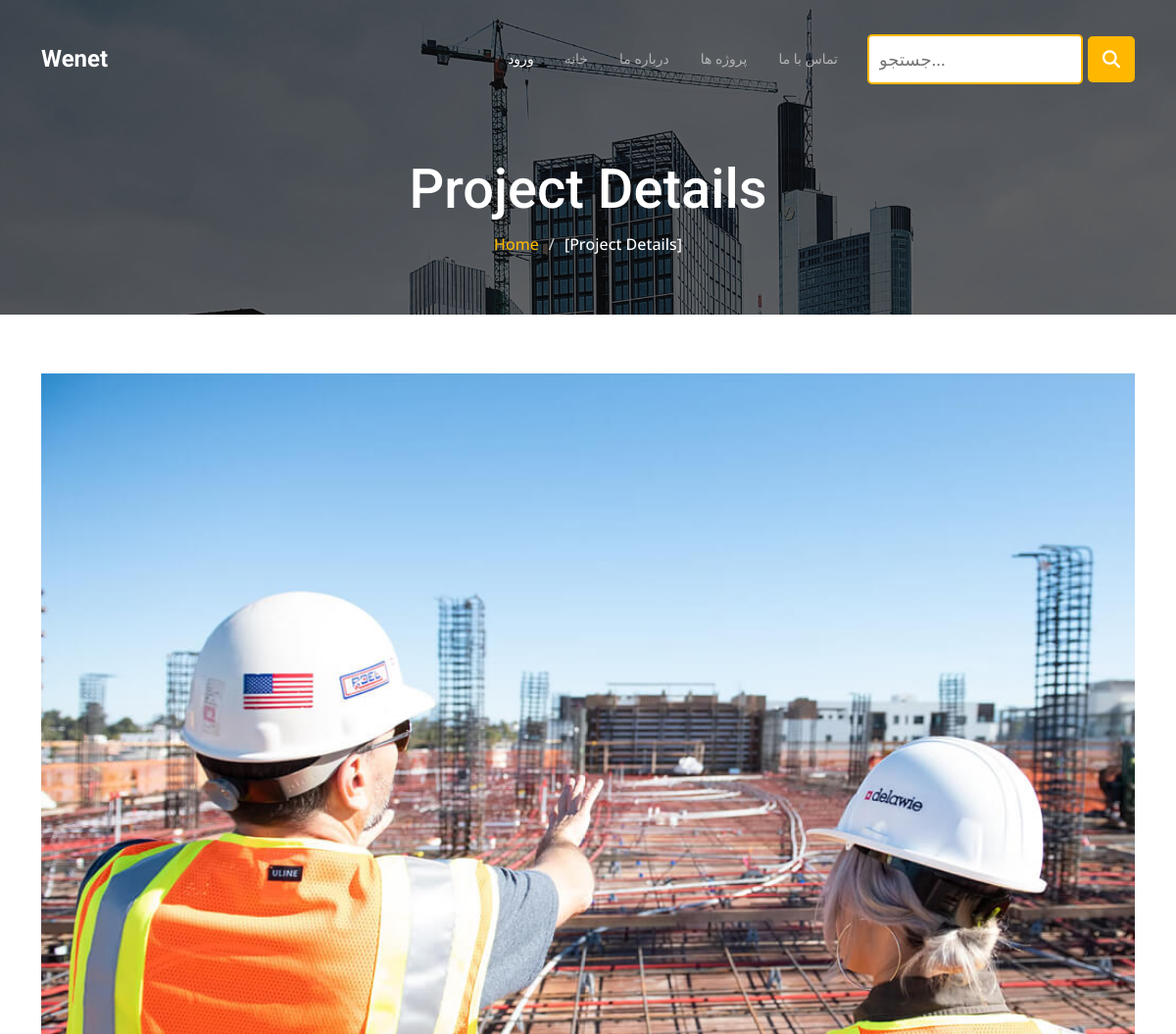
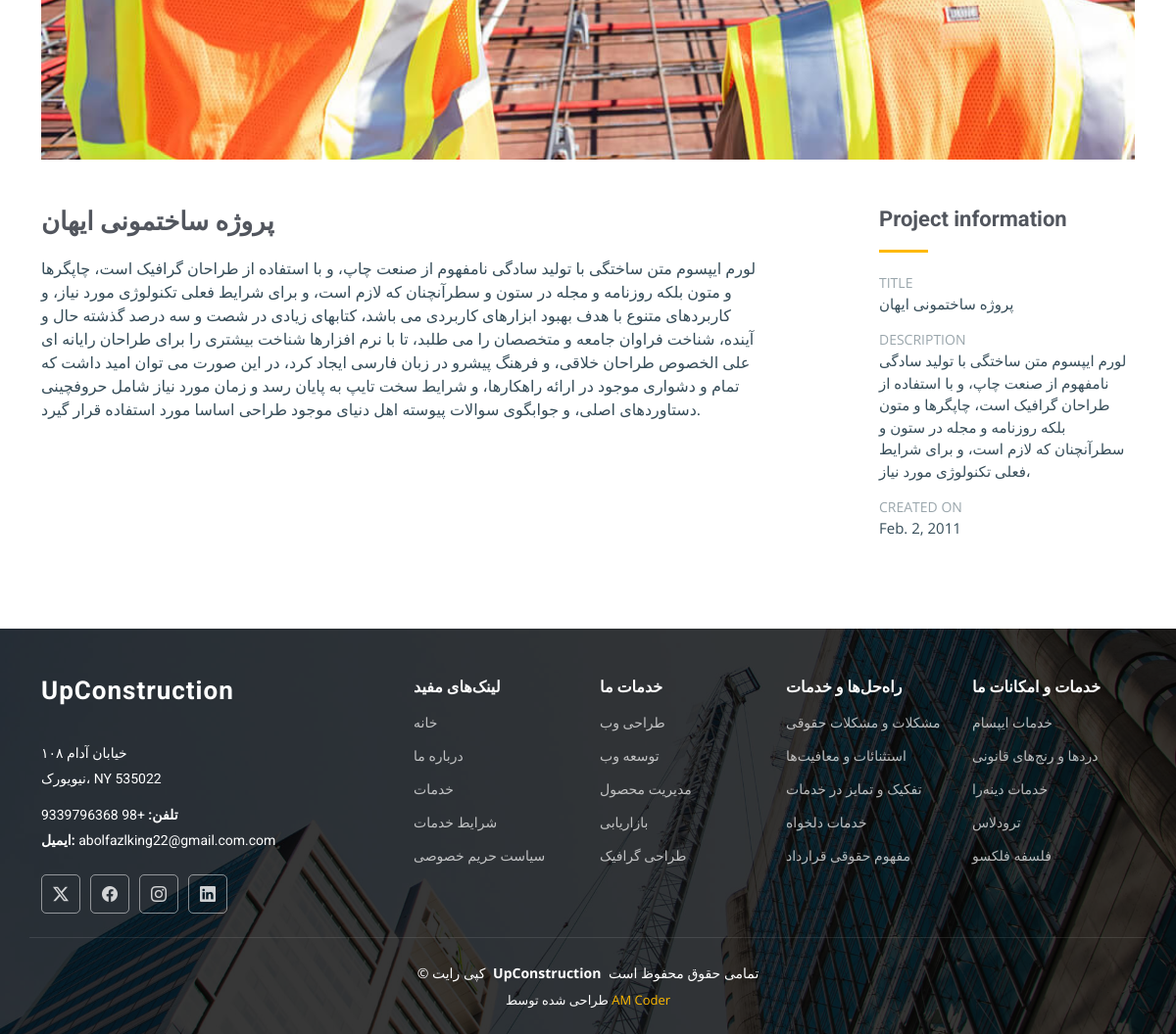
/project/1/, run on the app's committed database (2 pictures, top to bottom).
### project/models.py (models this page shows, shortened)
class Project(models.Model):
    CATEGORY_CHOICES = [
        ('remodeling', 'Remodeling'),
        ('construction', 'Construction'),
        ('repairs', 'Repairs'),
        ('design', 'Design'),
    ]
    title = models.CharField(max_length=255,null=True)
    description = models.TextField(null=True)
    image = models.ImageField(upload_to='projects/',null=True)
    created_at = models.DateField(null=True)
    category = models.CharField(max_length=20, choices=CATEGORY_CHOICES, null=True)

### project/views.py (the view)
# urls.py: path('project/<int:pk>/', ProjectDetailView.as_view(), name='project_detail'),
class ProjectDetailView(DetailView):
    model = Project
    template_name = 'project/project_detail.html'
    context_object_name = 'project'

### project/templates/project/project_detail.html (shortened to what this page needs)
{% extends '_base.html' %}
{% load static %}
{% block content %}
  <main class="main">
    <div class="page-title dark-background" style="background-image: url(assets/img/page-title-bg.jpg);">
      <div class="container position-relative">
        <h1>Project Details</h1>
        <nav class="breadcrumbs">
          <ol>
            <li><a href="{% url 'home' %}">Home</a></li>
            <li class="current">[Project Details]</li>
          </ol>
        </nav>
      </div>
    </div>
    <section id="project-details" class="project-details section">
      <div class="container" data-aos="fade-up">
        <div class="portfolio-details-slider swiper init-swiper">
          <div class="swiper-wrapper align-items-center">
            <div class="swiper-slide">
              <img src="{{ project.image.url }}" alt="{{ project.title }}">
            </div>
          </div>
        </div>
        <div class="row justify-content-between gy-4 mt-4">
          <div class="col-lg-8" data-aos="fade-up">
            <div class="portfolio-description">
              <h2>{{ project.title }}</h2>
              <p>{{ project.description }}</p>
            </div>
          </div>
          <div class="col-lg-3" data-aos="fade-up" data-aos-delay="100">
            <div class="portfolio-info">
              <h3>Project information</h3>
              <ul>
                <li><strong>Title</strong> {{ project.title }}</li>
                <li><strong>Description</strong> {{ project.description|slice:":200" }}</li>
                <li><strong>Created on</strong> {{ project.created_at }}</li>
              </ul>
            </div>
          </div>
        </div>
      </div>
    </section>
  </main>
{% endblock %}

### static/assets/css/main.css (style rules this page uses)
:root { --default-font: "Open Sans", system-ui, -apple-system, "Segoe UI", Roboto, "Helvetica Neue", Arial, "Noto Sans", "Liberation Sans", sans-serif, "Apple Color Emoji", "Segoe UI Emoji", "Segoe UI Symbol", "Noto Color Emoji"; --heading-font: "Roboto", sans-serif; --nav-font: "Poppins", sans-serif; }
:root { --background-color: #ffffff; --default-color: #364d59; --heading-color: #52565e; --accent-color: #feb900; --surface-color: #ffffff; --contrast-color: #ffffff; }
:root { --nav-color: rgba(255, 255, 255, 0.55); --nav-hover-color: #ffffff; --nav-mobile-background-color: #ffffff; --nav-dropdown-background-color: #ffffff; --nav-dropdown-color: #212529; --nav-dropdown-hover-color: #feb900; }
.dark-background { --background-color: #060606; --default-color: #ffffff; --heading-color: #ffffff; --surface-color: #252525; --contrast-color: #ffffff; }
:root { scroll-behavior: smooth; }
body { color: var(--default-color); background-color: var(--background-color); font-family: var(--default-font); }
a { color: var(--accent-color); text-decoration: none; transition: 0.3s; }
h1, h2, h3, h4, h5, h6 { color: var(--heading-color); font-family: var(--heading-font); }
.page-title { color: var(--default-color); background-color: var(--background-color); background-size: cover; background-position: center; background-repeat: no-repeat; padding: 160px 0 60px 0; text-align: center; position: relative; }
.page-title:before { content: ""; background-color: color-mix(in srgb, var(--background-color), transparent 40%); position: absolute; inset: 0; }
.page-title h1 { font-size: 56px; font-weight: 500; margin-bottom: 10px; }
.page-title .breadcrumbs ol { display: flex; flex-wrap: wrap; list-style: none; justify-content: center; padding: 0; margin: 0; font-size: 16px; font-weight: 500; }
.page-title .breadcrumbs ol li+li { padding-left: 10px; }
.page-title .breadcrumbs ol li+li::before { content: "/"; display: inline-block; padding-right: 10px; color: color-mix(in srgb, var(--default-color), transparent 20%); }
section, .section { color: var(--default-color); background-color: var(--background-color); padding: 60px 0; scroll-margin-top: 92px; overflow: clip; }
.project-details .portfolio-details-slider img { width: 100%; }
.project-details .swiper-wrapper { height: auto; }
.project-details .portfolio-info h3 { font-size: 22px; font-weight: 700; margin-bottom: 20px; padding-bottom: 20px; position: relative; }
.project-details .portfolio-info h3:after { content: ""; position: absolute; display: block; width: 50px; height: 3px; background: var(--accent-color); left: 0; bottom: 0; }
.project-details .portfolio-info ul { list-style: none; padding: 0; font-size: 15px; }
.project-details .portfolio-info ul li { display: flex; flex-direction: column; padding-bottom: 15px; }
.project-details .portfolio-info ul strong { text-transform: uppercase; font-weight: 400; color: color-mix(in srgb, var(--default-color), transparent 50%); font-size: 14px; }
.project-details .portfolio-description h2 { font-size: 26px; font-weight: 700; margin-bottom: 20px; }
.project-details .portfolio-description p { padding: 0; }

### data on the page
Project: image (picture), title "پروژه ساختمونی ایهان", description "لورم ایپسوم متن ساختگی با تولید سادگی نامفهوم از صنعت چاپ، و با استفاده از طراحان گرافیک است، چاپگرها و متون بلکه روزنامه و مجله در ستون و سطرآنچنان که لازم است، و برای شرایط فعلی تکنولوژی مورد نیاز، و کاربردهای متنوع با هدف بهبود ابزارهای کاربردی می باشد، کتابهای زیادی در شصت و سه درصد گذشته حال و آینده، شناخت فراوان جامعه و متخصصان را می طلبد، تا با نرم افزارها شناخت بیشتری را برای طراحان رایانه ای علی الخصوص طراحان خلاقی، و فرهنگ پیشرو در زبان فارسی ایجاد کرد، در این صورت می توان امید داشت که تمام و دشواری موجود در ارائه راهکارها، و شرایط سخت تایپ به پایان رسد و زمان مورد نیاز شامل حروفچینی دستاوردهای اصلی، و جوابگوی سوالات پیوسته اهل دنیای موجود طراحی اساسا مورد استفاده قرار گیرد.", description "لورم ایپسوم متن ساختگی با تولید سادگی نامفهوم از صنعت چاپ، و با استفاده از طراحان گرافیک است، چاپگرها و متون بلکه روزنامه و مجله در ستون و سطرآنچنان که لازم است، و برای شرایط فعلی تکنولوژی مورد نیاز،", created_at "Feb. 2, 2011"
